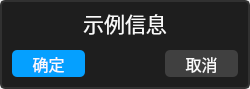
<?xml version="1.0" encoding="UTF-8"?>
<ui version="4.0">
 <class>MessageBox</class>
 <widget class="QDialog" name="MessageBox">
  <property name="geometry">
   <rect>
    <x>0</x>
    <y>0</y>
    <width>250</width>
    <height>82</height>
   </rect>
  </property>
  <property name="windowTitle">
   <string>Dialog</string>
  </property>
  <property name="styleSheet">
   <string notr="true">QFrame{
	border-radius:5px;
	background-color: rgb(30, 30, 30);
	border:2px solid rgb(49,49,49);
}
QLabel{
	color: rgb(250, 250, 250);
	border:none;
}
QToolButton#ackButton{
	border-radius:5px;
	color: rgb(250, 250, 250);
	background-color: rgb(5, 160, 255);
}
QToolButton#ackButton:hover{
	border-radius:5px;
	color: rgb(250, 250, 250);
	background-color: rgb(60, 200, 255);
}
QToolButton#nakButton{
	border-radius:5px;
	color: rgb(250, 250, 250);
	background-color: rgb(64,64 ,64);
}
QToolButton#nakButton:hover{
	border-radius:5px;
	color: rgb(250, 250, 250);
	background-color: rgb(120,120 ,120);
}</string>
  </property>
  <layout class="QGridLayout" name="gridLayout">
   <property name="leftMargin">
    <number>0</number>
   </property>
   <property name="topMargin">
    <number>0</number>
   </property>
   <property name="rightMargin">
    <number>0</number>
   </property>
   <property name="bottomMargin">
    <number>0</number>
   </property>
   <property name="spacing">
    <number>0</number>
   </property>
   <item row="0" column="0">
    <widget class="QFrame" name="frame">
     <property name="frameShape">
      <enum>QFrame::StyledPanel</enum>
     </property>
     <property name="frameShadow">
      <enum>QFrame::Raised</enum>
     </property>
     <layout class="QVBoxLayout" name="verticalLayout" stretch="1,1">
      <property name="leftMargin">
       <number>5</number>
      </property>
      <property name="topMargin">
       <number>5</number>
      </property>
      <property name="rightMargin">
       <number>5</number>
      </property>
      <property name="bottomMargin">
       <number>5</number>
      </property>
      <item>
       <widget class="QLabel" name="label">
        <property name="font">
         <font>
          <family>楷体</family>
          <pointsize>16</pointsize>
         </font>
        </property>
        <property name="text">
         <string>示例信息</string>
        </property>
        <property name="alignment">
         <set>Qt::AlignCenter</set>
        </property>
       </widget>
      </item>
      <item>
       <widget class="QWidget" name="widget" native="true">
        <layout class="QHBoxLayout" name="horizontalLayout" stretch="1,1,1">
         <property name="leftMargin">
          <number>5</number>
         </property>
         <property name="topMargin">
          <number>5</number>
         </property>
         <property name="rightMargin">
          <number>5</number>
         </property>
         <property name="bottomMargin">
          <number>5</number>
         </property>
         <item>
          <widget class="QToolButton" name="ackButton">
           <property name="sizePolicy">
            <sizepolicy hsizetype="Preferred" vsizetype="Preferred">
             <horstretch>0</horstretch>
             <verstretch>0</verstretch>
            </sizepolicy>
           </property>
           <property name="font">
            <font>
             <family>楷体</family>
             <pointsize>12</pointsize>
            </font>
           </property>
           <property name="styleSheet">
            <string notr="true"/>
           </property>
           <property name="text">
            <string>确定</string>
           </property>
           <property name="autoRaise">
            <bool>true</bool>
           </property>
          </widget>
         </item>
         <item>
          <spacer name="horizontalSpacer">
           <property name="orientation">
            <enum>Qt::Horizontal</enum>
           </property>
           <property name="sizeHint" stdset="0">
            <size>
             <width>40</width>
             <height>20</height>
            </size>
           </property>
          </spacer>
         </item>
         <item>
          <widget class="QToolButton" name="nakButton">
           <property name="sizePolicy">
            <sizepolicy hsizetype="Preferred" vsizetype="Preferred">
             <horstretch>0</horstretch>
             <verstretch>0</verstretch>
            </sizepolicy>
           </property>
           <property name="font">
            <font>
             <family>楷体</family>
             <pointsize>12</pointsize>
            </font>
           </property>
           <property name="styleSheet">
            <string notr="true"/>
           </property>
           <property name="text">
            <string>取消</string>
           </property>
           <property name="autoRaise">
            <bool>true</bool>
           </property>
          </widget>
         </item>
        </layout>
       </widget>
      </item>
     </layout>
    </widget>
   </item>
  </layout>
 </widget>
 <resources/>
 <connections/>
</ui>
